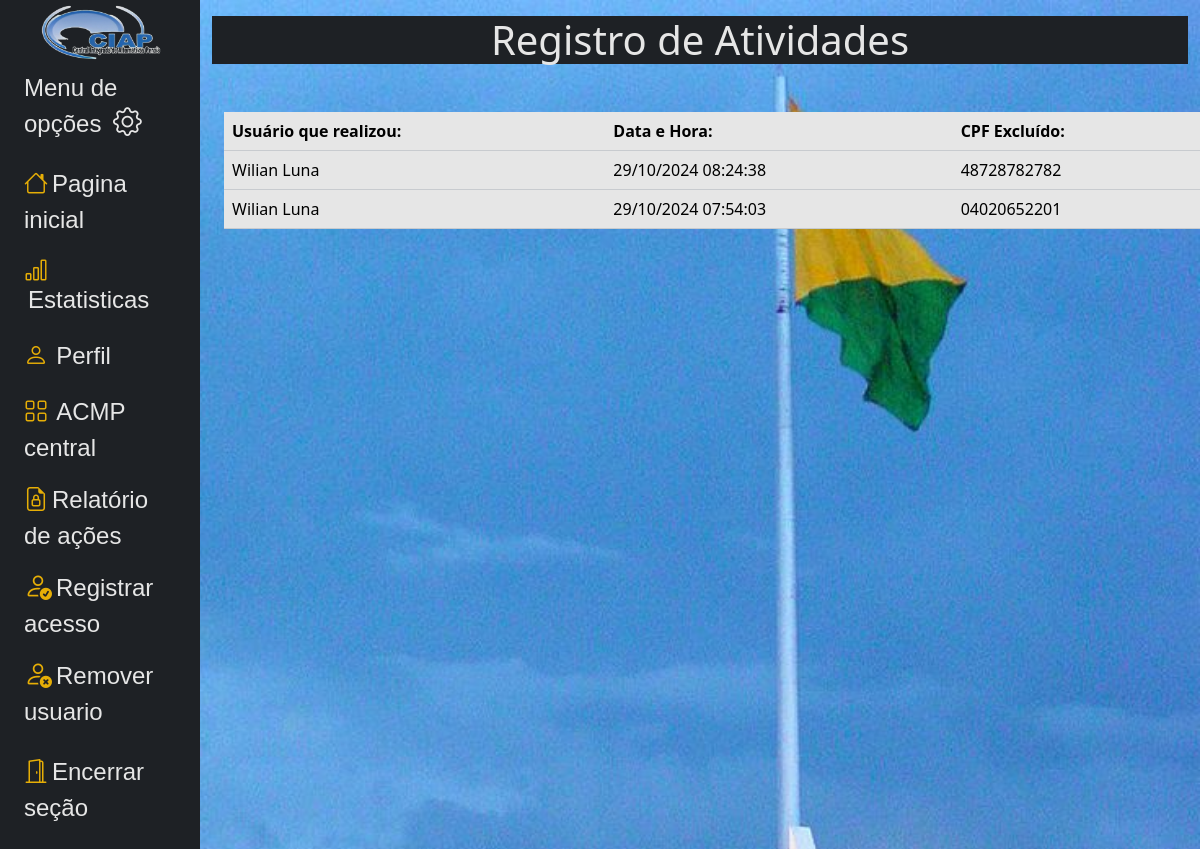
The app's page /base/actions/ (signed in), older data.
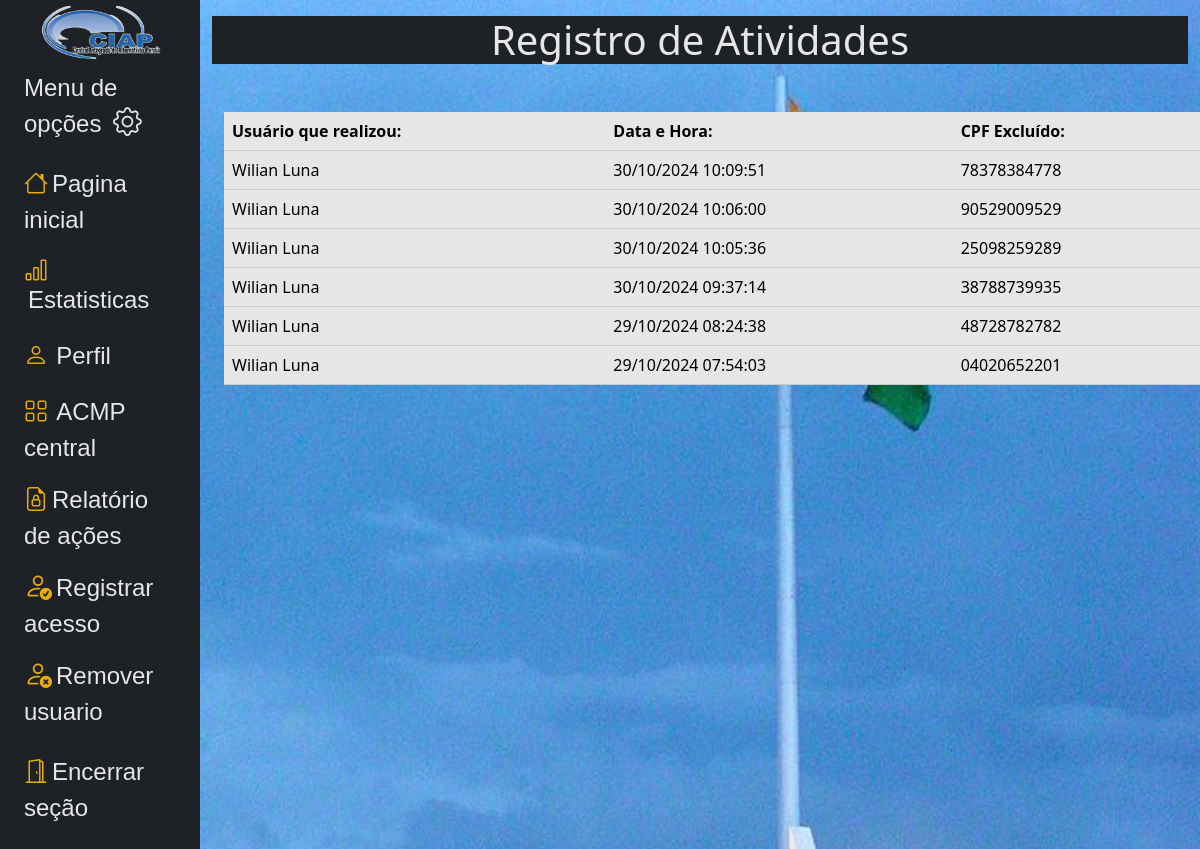
The same page, newer data.
### core/models.py (models this page shows, shortened)
class ActivityLog(models.Model):
    user = models.ForeignKey(User, on_delete=models.CASCADE)
    timestamp = models.DateTimeField(auto_now_add=True)
    cpf_excluido = models.CharField(max_length=11, null=True, blank=True)

class User(AbstractBaseUser, PermissionsMixin):
    cpf = models.CharField(max_length=11, unique=True)
    nome = models.CharField(max_length=255, default='')
    profile_image = models.URLField(max_length=200, blank=True, null=True)
    unidade = models.CharField(
                            choices=c_unidade,
                            max_length=15,
                            null=False,
                            blank=False,
                            default='Não informado',
                            )
    is_active = models.BooleanField(default=True)
    is_staff = models.BooleanField(default=False)
    USERNAME_FIELD = 'cpf'
    REQUIRED_FIELDS = []
    objects = UserManager()

### core/views.py (the view)
# urls.py: path('base/', views.actions_view, name='action'),
@login_required
def actions_view(request):
    template_name = 'commons/include/actions.html'
    alteracoes = ActivityLog.objects.all().order_by('-timestamp')[:20]
    return render(request, template_name, {'alteracoes': alteracoes})

### templates/commons/include/actions.html (shortened to what this page needs)
{% extends 'commons/include/new_base.html' %}
{% load static %}
{% block content %}
<h1 class="d-flex justify-content-center text-white bg-dark">Registro de Atividades</h1>
<div class="container mt-5 d-flex justify-content-center">
    <table class="table">
        <thead>
            <tr>
                <th>Usuário que realizou:</th>
                <th>Data e Hora:</th>
                <th>CPF Excluído:</th>
            </tr>
        </thead>
        <tbody>
            {% for log in alteracoes %}
                <tr>
                    <td>{{ log.user.nome }}</td>
                    <td>{{ log.timestamp|date:"d/m/Y H:i:s" }}</td>
                    <td>{{ log.cpf_excluido|default:'N/A' }}</td>
                </tr>
            {% empty %}
                <tr>
                    <td colspan="3" class="text-center">Nenhum registro encontrado.</td>
                </tr>
            {% endfor %}
        </tbody>
    </table>
</div>
{% endblock content %}

### templates/commons/include/new_base.html (shortened to what this page needs)
{% load static %}
<head>
    <link href="{% static 'css/bootstrap.min.css' %}" rel="stylesheet">
    <link rel="stylesheet" href="https://cdn.jsdelivr.net/npm/bootstrap-icons@1.7.2/font/bootstrap-icons.css">
    <link href="{% static 'css/base.css' %}" rel="stylesheet">
</head>
<body>
    <div class="container-fluid">
        <div class="row flex-nowrap">
            <div class="col-auto col-md-3 col-xl-2 px-sm-2 px-0 bg-dark sidebar">
                <div class="d-flex flex-column align-items-center align-items-sm-start px-3 pt-2 text-white min-vh-100">
                    <img src="{% static '/img/img_ciap.png' %}" class="img-fluid" alt="Logo">
                    <a class="d-flex align-items-center pb-3 mb-md-0 me-md-auto text-dark text-decoration-none">
                        <span class="d-none d-sm-inline text-white">Menu de opções
                            <i class="bi bi-gear" style="margin-left: 5px;"></i>
                        </span>
                    </a>
                    <ul class="nav nav-pills flex-column mb-sm-auto mb-0 align-items-center align-items-sm-start" id="menu">
                        <li class="nav-item">
                            <a href="{% url 'base' %}" class="mb-1 nav-link align-middle px-0 text-white">
                                <i class="fs-4 bi-house text-warning"></i><span class="botao ms-1 d-none d-sm-inline">Pagina inicial</span>
                            </a>
                        </li>
                        <li>
                            <a href="{% url 'estatisticas' %}" class="mb-1 nav-link px-0 align-middle text-white">
                                <i class="fs-4 bi-bar-chart text-warning"></i> <span class="botao ms-1 d-none d-sm-inline">Estatisticas</span></a>
                        </li>
                        <li>
                            <a href="{% url 'perfil' %}" class="mb-1 nav-link px-0 align-middle text-white">
                                <i class="fs-4 bi-person text-warning"></i> <span class="botao ms-1 d-none d-sm-inline">Perfil</span> </a>
                        </li>
                        <li>
                            <a href="#submenu3" data-bs-toggle="collapse" class=" mb-2 nav-link px-0 align-middle text-white">
                                <i class="fs-4 bi-grid text-warning"></i> <span class="botao ms-1 d-none d-sm-inline">ACMP central</span></a>
                        </li>
                        <li>
                            <a href="{% url 'actions' %}" class="mb-3 px-0 align-middle text-decoration-none text-white">
                                <i class="fs-4 bi-file-earmark-lock text-warning"></i><span class="botao ms-1 d-none d-sm-inline">Relatório de ações</span>
                        </li>
                        <li>
                            <a href="{% url 'register' %}" class="mb-3 px-0 align-middle text-decoration-none text-white">
                                <i class="fs-3 bi-person-check text-warning"></i><span class="botao ms-1 d-none d-sm-inline">Registrar acesso</span>
                        </li>
                        <li>
                            <a href="{% url 'rem_user' %}" class="mb-3 px-0 align-middle text-decoration-none text-white">
                                <i class="fs-3 bi bi-person-x text-warning"></i><span class="botao ms-1 d-none d-sm-inline">Remover usuario</span>
                        </li>
                        <li>
                            <a href="{% url 'logout' %}" class="nav-link px-0 align-middle text-white">
                                <i class="fs-4 bi-door-open text-warning"></i><span class="botao ms-1 d-none d-sm-inline">Encerrar seção</span></a>
                        </li>
                    </ul>
                </div>
            </div>
            <div class="col py-3" style="overflow-y: scroll; height: 100vh;">
                    {% block content %}
                    {% endblock content %}
            </div>
        </div>
    </div>
</body>

### static/css/base.css (style rules this page uses)
body { background-image: url('/media/acreImg.png'); background-size: cover; background-position: top left; background-repeat: no-repeat; background-attachment: fixed; background-color: #008080; filter: brightness(0.9) contrast(1.0); }
span { font-family: sans-serif; font-size: x-large; }
.container { width: 1000px; }
i { font-size: larger; }
img { height: 270px; margin-top: -50px; margin-bottom: -40px; }
.botao { background-color: dark; color: white; border: none; cursor: pointer; transition: background-color 0.3s; }

Row changes from the older to the newer data that the page shows:
added ActivityLog: user.nome "Wilian Luna", timestamp "30/10/2024 10:09:51", cpf_excluido "78378384778"
added ActivityLog: user.nome "Wilian Luna", timestamp "30/10/2024 10:06:00", cpf_excluido "90529009529"
added ActivityLog: user.nome "Wilian Luna", timestamp "30/10/2024 10:05:36", cpf_excluido "25098259289"
added ActivityLog: user.nome "Wilian Luna", timestamp "30/10/2024 09:37:14", cpf_excluido "38788739935"
